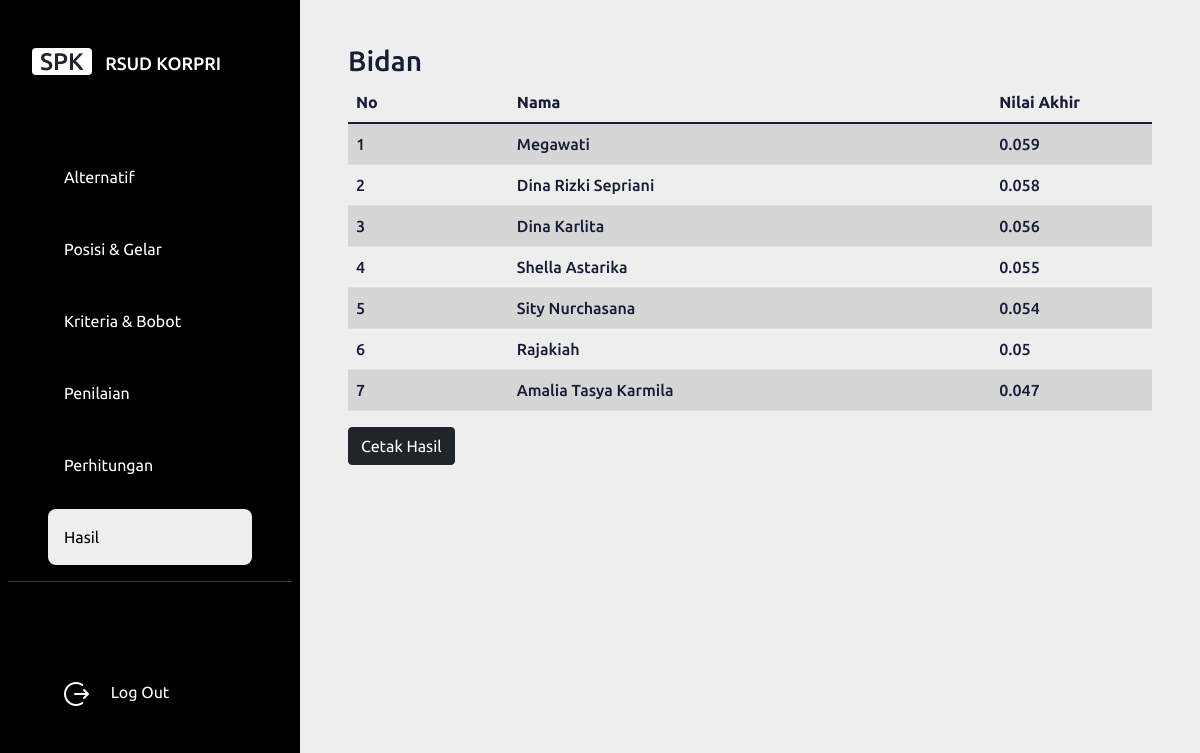
/hasil.php?id_posisi=1&&id_dataset=1 (signed in), run on the app's committed database.
### tables this page shows
CREATE TABLE `posisi` (
  `id_posisi` int(100) NOT NULL,
  `kode` int(100) NOT NULL,
  `nama_posisi` varchar(100) NOT NULL
);

CREATE TABLE `data_karyawan` (
  `id_karyawan` int(100) NOT NULL,
  `kode` int(100) NOT NULL,
  `nama` varchar(250) NOT NULL,
  `Gelar` int(100) NOT NULL,
  `tanggal_dataset` int(10) NOT NULL,
  `posisi_lamar` int(10) NOT NULL
);

### hasil.php (the view, shortened to what this page needs)
<?php
  require 'WP.php';
  $id = $_GET['id_dataset'];
  $id1 = $_GET['id_posisi'];
?>
<!DOCTYPE html>
<html lang="en">
<head>
    <link rel="stylesheet" href="assets/css/bootstrap.min.css"/>
    <link rel="stylesheet" href="assets/css/main.css"/>
    <link rel="stylesheet" href="assets/css/style.css"/>
</head>
<body>
  <div class="main-container d-flex">
    <div class="sidebar" id="side_nav">
        <div class="header-box px-4 pt-5 pb-5 d-flex justify-content-between">
            <h1 class="fs-4"><span class="bg-white text-dark rounded shadow px-2 mx-2 my-5">SPK</span> <span class="text-white" style="font-size: 18px;"> RSUD KORPRI</span></h1>
        </div>
        <ul class="list-unstyled px-5">
            <li class="my-3">
                <a href="index.php" class="text-decoration-none px-3 py-3 d-block"> Alternatif </a>
            </li>
            <li class="my-3">
                <a href="posisiGelar.php" class="text-decoration-none px-3 py-3 d-block"> Posisi & Gelar </a>
            </li>
            <li class="my-3">
                <a href="dataBobot.php" class="text-decoration-none px-3 py-3 d-block"> Kriteria & Bobot </a>
            </li>
            <li class="my-3">
                <a href="halamanPenilaianAwal.php" class="text-decoration-none px-3 py-3 d-block"> Penilaian </a>
            </li>
            <li class="my-3">
                <a href="halamanPerhitunganAwal.php" class="text-decoration-none px-3 py-3 d-block"> Perhitungan </a>
            </li>
            <li class="active my-3">
                <a href="halamanHasilAwal.php" class="text-decoration-none px-3 py-3 d-block"> Hasil </a>
            </li>
        </ul>
        <hr class="h-color mx-2">
        <ul class="list-unstyled px-5 my-3">
          <li class="my-5 justify-content-between">
            <a href="logout.php" class="text-decoration-none px-1 py-3 d-block"> <button class="btn px-2 py-0 open-btn"> <img src="assets/img/logout.png"> <span class="mx-3"> Log Out</span>  </a>
            </li>
        </ul>
    </div>
  <div class="content">
    <nav class="navbar navbar-expand-md navbar-dark">
    </nav>
    <div class="dashboard-content">
      <section>
        <div class="container py-4 px-5">
          <?php
            $panggil = mysqli_query($koneksi, "SELECT * from posisi where id_posisi='$id1'");
            while($rank=mysqli_fetch_array($panggil)) {
              echo "<div class='row g-0'> $rank[nama_posisi] </div>";
            }
          ?>
          <table class="table table-striped">
            <thead>
              <tr>
                <th class="col-lg-1">No</th>
                <th class="col-lg-3">Nama</th>
               <th class="col-lg-1"> Nilai Akhir </th>
                    </tr>
                  </thead>
                  <tbody>
                  <?php
                      $query2=mysqli_query($koneksi, "SELECT DISTINCT * from data_karyawan, nilai, vektor_v where vektor_v.id_karyawan = data_karyawan.id_karyawan and nilai.id_karyawan = data_karyawan.id_karyawan");
                      while($data2=mysqli_fetch_array($query2)) {
                      $no = 1;
                      $query=mysqli_query($koneksi, "SELECT DISTINCT nama, vektor_v from data_karyawan, nilai, vektor_v where vektor_v.id_karyawan = data_karyawan.id_karyawan and nilai.id_karyawan = data_karyawan.id_karyawan and data_karyawan.tanggal_dataset='$id' and posisi_lamar='$id1' order by vektor_v desc");
                      while($data=mysqli_fetch_array($query)) {
                        echo "<tr><td>$no </td>";
                        echo "<td>$data[nama] </td>"; ?>
                        <td><?php echo round($data['vektor_v'], 3) ?> </td> <?php
                        $no++;
                      }
                      break;
                    }
                      ?>
            </tbody>
          </table>
          <?php
          echo "<a class='btn btn-dark' href='cetakHasil.php?id_dataset=$id&&id_posisi=$id1' role='button' target='_blank'> Cetak Hasil </a>"; ?>
        </div>
    </section
    </div>
  </div>
</div>
</body>
</html>

### assets/css/main.css (style rules this page uses)
.container .row { font-size: 28px; font-weight: 500; color: #181D31; }
.container .table { font-weight: 500; color: #181D31; }
.table-striped > tbody > tr:nth-child(2n+1) > td, .table-striped > tbody > tr:nth-child(2n+1) > th { background-color: #e1e1e1; font-weight: 500; color: #181D31; }

### assets/css/style.css (style rules this page uses)
* { font-family: 'Poppins', sans-serif; font-family: 'Ubuntu', sans-serif; }
body { background: #eee; }
.content { min-height: 100vh; height: 100%; width: 100%; }
#side_nav { background: #000; min-width: 300px; max-width: 300px; transition: all 0,2s; position: fixed; height: 100%; }
hr.h-color { background: #eee; }
.sidebar li.active { background: #eee; border-radius: 8px;; }
.sidebar li.active a, .sidebar li.active a:hover { color: #000; }
.sidebar li a { color: #fff; }
.dashboard-content { margin-left: 300px; }

### data on the page
posisi: nama_posisi "Bidan"
data_karyawan: data "Megawati", vektor_v "0.059", data "Dina Rizki Sepriani", vektor_v "0.058", data "Dina Karlita", vektor_v "0.056", data "Shella Astarika", vektor_v "0.055", data "Sity Nurchasana", vektor_v "0.054", data "Rajakiah", vektor_v "0.05", data "Amalia Tasya Karmila", vektor_v "0.047"
